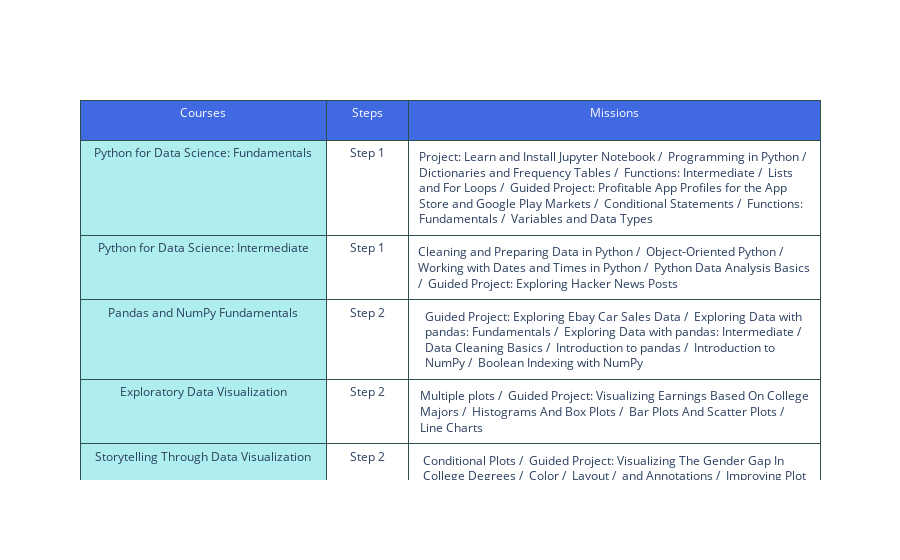

Notebook cell for this chart:
### Code cell
# Plot table
fig1 = go.Figure()

fig1.add_trace(
    go.Table(
        columnwidth = [30, 10,50],
         header = dict(
         values = header,
    line_color = 'darkslategray',
    fill_color = 'royalblue',
    align = ['center'],
    font = dict(
        color = 'white', 
        size = 12),
    height = 40
  ),
  cells=dict(
    values = values,
    line_color = 'darkslategray',
    fill = dict(color=['paleturquoise', 'white']),
    align = ['center'],
    font_size = 12)
    )
)

fig1.show()

### Figure 1 — Plotly figure (JSON) as saved in the notebook; plotly's stock layout.template omitted (floating-point values rounded to 4 significant figures)
{"data": [{"cells": {"align": ["center"], "fill": {"color": ["paleturquoise", "white"]}, "font": {"size": 12}, "line": {"color": "darkslategray"}, "values": [["Python for Data Science: Fundamentals", "Python for Data Science: Intermediate", "Pandas and NumPy Fundamentals", "Exploratory Data Visualization", "Storytelling Through Data Visualization", "Data Cleaning and Analysis", "Data Cleaning in Python: Advanced", "Data Cleaning Project Walkthrough", "Elements of the Command Line", "Text Processing in the Command Line", "SQL Fundamentals", "Intermediate SQL for Data Analysis", "APIs and Web Scraping in Python", "Data Analysis in Business", "Statistics Fundamentals", "Statistics Intermediate: Averages and Variability", "Probability: Fundamentals", "Conditional Probability", "Hypothesis Testing: Fundamentals", "Machine Learning Fundamentals", "Calculus For Machine Learning", "Linear Algebra For Machine Learning", "Linear Regression For Machine Learning", "Machine Learning in Python: Intermediate", "Decision Trees", "Deep Learning Fundamentals", "Machine Learning Project", "Kaggle Fundamentals", "Functions: Advanced", "Command Line: Intermediate", "Git and Version Control", "Spark and Map-Reduce"], ["Step 1", "Step 1", "Step 2", "Step 2", "Step 2", "Step 2", "Step 2", "Step 2", "Step 3", "Step 3", "Step 4", "Step 4", "Step 4", "Step 4", "Step 5", "Step 5", "Step 5", "Step 5", "Step 5", "Step 6", "Step 6", "Step 6", "Step 6", "Step 6", "Step 6", "Step 7", "Step 7", "Step 7", "Step 8", "Step 8", "Step 8", "Step 8"], ["Project: Learn and Install Jupyter Notebook /  Programming in Python /  Dictionaries and Frequency Tables /  Functions: Intermediate /  Lists and For Loops /  Guided Project: Profitable App Profiles for the App Store and Google Play Markets /  Conditional Statements /  Functions: Fundamentals /  Variables and Data Types", "Cleaning and Preparing Data in Python /  Object-Oriented Python /  Working with Dates and Times in Python /  Python Data Analysis Basics /  Guided Project: Exploring Hacker News Posts", "Guided Project: Exploring Ebay Car Sales Data /  Exploring Data with pandas: Fundamentals /  Exploring Data with pandas: Intermediate /  Data Cleaning Basics /  Introduction to pandas /  Introduction to NumPy /  Boolean Indexing with NumPy", "Multiple plots /  Guided Project: Visualizing Earnings Based On College Majors /  Histograms And Box Plots /  Bar Plots And Scatter Plots /  Line Charts", "Conditional Plots /  Guided Project: Visualizing The Gender Gap In College Degrees /  Color /  Layout /  and Annotations /  Improving Plot Aesthetics", "Combining Data With Pandas /  Working With Missing And Duplicate Data /  Guided Project: Clean And Analyze Employee Exit Surveys /  Working With Strings In Pandas /  Data Aggregation /  Transforming Data With Pandas", "List Comprehensions and Lambda Functions /  Working with Missing Data /  Regular Expression Basics /  Advanced Regular Expressions", "Data Cleaning Walkthrough: Combining the Data /  Challenge: Cleaning Data /  Data Cleaning Walkthrough /  Guided Project: Analyzing NYC High School Data /  Guided Project: Star Wars Survey /  Data Cleaning Walkthrough: Analyzing and Visualizing the Data", "The Filesystem /  Introduction to the Command Line /  Modifying the Filesystem /  Users and Permissions /  Glob Patterns and Wildcards", "Redirection and Pipelines /  Getting Help and Reading Documentation /  File Inspection /  Standard Streams and File Descriptors /  Text Processing", "Introduction to SQL /  Summary Statistics /  Subqueries /  Group Summary Statistics /  Guided Project: Analyzing CIA Factbook Data Using SQL", "Intermediate Joins in SQL /  Building and Organizing Complex Queries /  Guided Project: Answering Business Questions using SQL /  Joining Data in SQL /  Table Relations and Normalization /  Querying SQLite from Python", "Challenge: Working with the reddit API /  Intermediate APIs /  Working with APIs /  Web Scraping", "Guided Project: Popular Data Science Questions /  Fuzzy Language in Data Science /  Business Metrics /  Communicating Results", "Comparing Frequency Distributions /  Visualizing Frequency Distributions /  Sampling /  Variables in Statistics /  Frequency Distributions /  Guided Project: Investigating Fandango Movie Ratings", "Guided Project: Finding the Best Markets to Advertise In /  The Mode /  The Weighted Mean and the Median /  Z-scores /  Measures of Variability /  The Mean", "Guided Project: Mobile App for Lottery Addiction /  Probability Rules /  Solving Complex Probability Problems /  Permutations and Combinations /  Estimating Probabilities", "Bayes Theorem /  Conditional Probability: Fundamentals /  Guided Project: Building a Spam Filter with Naive Bayes /  The Naive Bayes Algorithm /  Conditional Probability: Intermediate", "Guided Project: Winning Jeopardy /  Chi-squared tests /  Multi category chi-squared tests /  Significance Testing", "Multivariate K-Nearest Neighbors /  Guided Project: Predicting Car Prices /  Introduction to K-Nearest Neighbors /  Cross Validation /  Evaluating Model Performance /  Hyperparameter Optimization", "Understanding Limits /  Finding Extreme Points /  Understanding Linear and Nonlinear Functions", "Linear Systems /  Matrix Algebra /  Solution Sets /  Vectors", "The Linear Regression Model /  Feature Selection /  Gradient Descent /  Ordinary Least Squares /  Processing And Transforming Features /  Guided Project: Predicting House Sale Prices", "Overfitting /  Guided Project: Predicting the stock market /  Logistic regression /  Multiclass classification /  Clustering basics /  K-means clustering /  Introduction to evaluating binary classifiers", "Guided Project: Predicting Bike Rentals /  Introduction to Random Forests /  Introduction to Decision Trees /  Applying Decision Trees /  Building a Decision Tree", "Nonlinear Activation Functions /  Representing Neural Networks /  Guided Project: Building A Handwritten Digits Classifier /  Hidden Layers", "Machine Learning Project Walkthrough: Preparing the features /  Machine Learning Project Walkthrough: Making Predictions /  Machine Learning Project Walkthrough: Data Cleaning", "Guided Project: Creating a Kaggle Workflow /  Getting Started with Kaggle /  Feature Preparation /  Selection and Engineering /  Model Selection and Tuning", "Decorators: Advanced /  Best Practices for Writing Functions /  Context Managers /  Introduction to Decorators", "Piping and redirecting output /  Data Cleaning and Exploration Using Csvkit /  Working with Jupyter console /  Working with Programs /  Command Line Python Scripting /  Challenge: Data Munging Using The Command Line /  Challenge: Working with the Command Line", "Git Branches /  Git Remotes /  Merge Conflicts /  Project: Git Installation and GitHub Integration /  Introduction to Git", "Introduction to Spark /  Transformations and Actions /  Challenge: Transforming Hamlet into a Data Set /  Project: Spark Installation and Jupyter Notebook Integration /  Spark DataFrames /  Spark SQL"]]}, "columnwidth": [30, 10, 50], "header": {"align": ["center"], "fill": {"color": "royalblue"}, "font": {"color": "white", "size": 12}, "height": 40, "line": {"color": "darkslategray"}, "values": [["Courses"], ["Steps"], ["Missions"]]}, "type": "table"}], "layout": {}}
